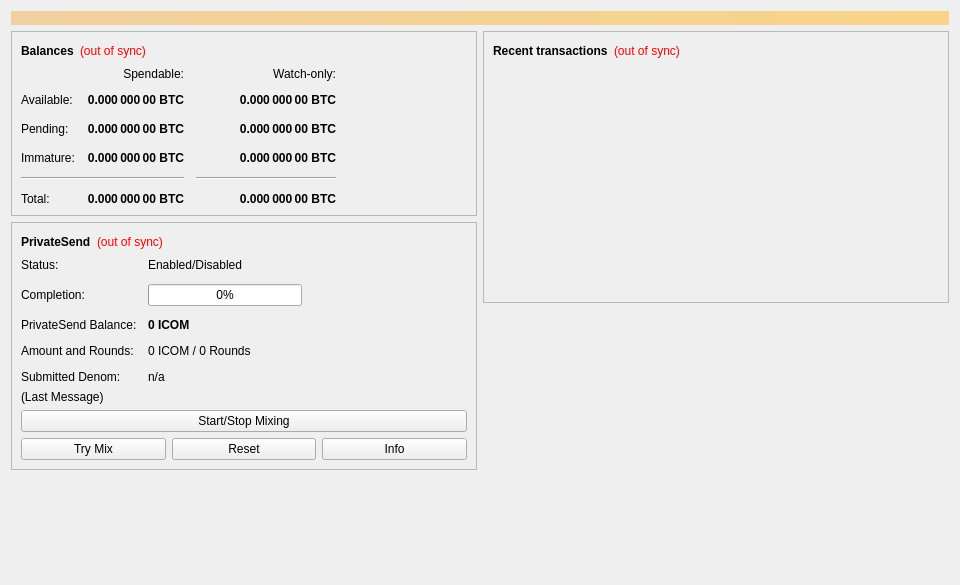
<?xml version="1.0" encoding="UTF-8"?>
<ui version="4.0">
 <class>OverviewPage</class>
 <widget class="QWidget" name="OverviewPage">
  <property name="geometry">
   <rect>
    <x>0</x>
    <y>0</y>
    <width>960</width>
    <height>585</height>
   </rect>
  </property>
  <property name="minimumSize">
   <size>
    <width>960</width>
    <height>0</height>
   </size>
  </property>
  <property name="windowTitle">
   <string>Form</string>
  </property>
  <layout class="QVBoxLayout" name="topLayout">
   <item>
    <widget class="QLabel" name="labelAlerts">
     <property name="visible">
      <bool>false</bool>
     </property>
     <property name="styleSheet">
      <string notr="true">QLabel { background-color: qlineargradient(x1: 0, y1: 0, x2: 1, y2: 0, stop:0 #F0D0A0, stop:1 #F8D488); color:#000000; }</string>
     </property>
     <property name="wordWrap">
      <bool>true</bool>
     </property>
     <property name="margin">
      <number>3</number>
     </property>
     <property name="textInteractionFlags">
      <set>Qt::TextSelectableByMouse</set>
     </property>
    </widget>
   </item>
   <item>
    <layout class="QHBoxLayout" name="horizontalLayout" stretch="1,1">
     <item>
      <layout class="QVBoxLayout" name="verticalLayout_2">
       <item>
        <widget class="QFrame" name="frame">
         <property name="frameShape">
          <enum>QFrame::StyledPanel</enum>
         </property>
         <property name="frameShadow">
          <enum>QFrame::Raised</enum>
         </property>
         <layout class="QVBoxLayout" name="verticalLayout_4">
          <item>
           <layout class="QHBoxLayout" name="horizontalLayout_4">
            <item>
             <widget class="QLabel" name="label_5">
              <property name="font">
               <font>
                <weight>75</weight>
                <bold>true</bold>
               </font>
              </property>
              <property name="text">
               <string>Balances</string>
              </property>
             </widget>
            </item>
            <item>
             <widget class="QLabel" name="labelWalletStatus">
              <property name="toolTip">
               <string>The displayed information may be out of date. Your wallet automatically synchronizes with the IcomTech network after a connection is established, but this process has not completed yet.</string>
              </property>
              <property name="styleSheet">
               <string notr="true">QLabel { color: red; }</string>
              </property>
              <property name="text">
               <string notr="true">(out of sync)</string>
              </property>
              <property name="alignment">
               <set>Qt::AlignLeading|Qt::AlignLeft|Qt::AlignVCenter</set>
              </property>
             </widget>
            </item>
            <item>
             <spacer name="horizontalSpacer_3">
              <property name="orientation">
               <enum>Qt::Horizontal</enum>
              </property>
              <property name="sizeHint" stdset="0">
               <size>
                <width>40</width>
                <height>20</height>
               </size>
              </property>
             </spacer>
            </item>
           </layout>
          </item>
          <item>
           <layout class="QGridLayout" name="gridLayout">
            <property name="spacing">
             <number>12</number>
            </property>
            <item row="2" column="2">
             <widget class="QLabel" name="labelWatchPending">
              <property name="font">
               <font>
                <weight>75</weight>
                <bold>true</bold>
               </font>
              </property>
              <property name="cursor">
               <cursorShape>IBeamCursor</cursorShape>
              </property>
              <property name="toolTip">
               <string>Unconfirmed transactions to watch-only addresses</string>
              </property>
              <property name="text">
               <string notr="true">0.000 000 00 BTC</string>
              </property>
              <property name="alignment">
               <set>Qt::AlignRight|Qt::AlignTrailing|Qt::AlignVCenter</set>
              </property>
              <property name="textInteractionFlags">
               <set>Qt::LinksAccessibleByMouse|Qt::TextSelectableByKeyboard|Qt::TextSelectableByMouse</set>
              </property>
             </widget>
            </item>
            <item row="2" column="1">
             <widget class="QLabel" name="labelUnconfirmed">
              <property name="font">
               <font>
                <weight>75</weight>
                <bold>true</bold>
               </font>
              </property>
              <property name="cursor">
               <cursorShape>IBeamCursor</cursorShape>
              </property>
              <property name="toolTip">
               <string>Total of transactions that have yet to be confirmed, and do not yet count toward the spendable balance</string>
              </property>
              <property name="text">
               <string notr="true">0.000 000 00 BTC</string>
              </property>
              <property name="alignment">
               <set>Qt::AlignRight|Qt::AlignTrailing|Qt::AlignVCenter</set>
              </property>
              <property name="textInteractionFlags">
               <set>Qt::LinksAccessibleByMouse|Qt::TextSelectableByKeyboard|Qt::TextSelectableByMouse</set>
              </property>
             </widget>
            </item>
            <item row="3" column="2">
             <widget class="QLabel" name="labelWatchImmature">
              <property name="font">
               <font>
                <weight>75</weight>
                <bold>true</bold>
               </font>
              </property>
              <property name="cursor">
               <cursorShape>IBeamCursor</cursorShape>
              </property>
              <property name="toolTip">
               <string>Mined balance in watch-only addresses that has not yet matured</string>
              </property>
              <property name="text">
               <string notr="true">0.000 000 00 BTC</string>
              </property>
              <property name="alignment">
               <set>Qt::AlignRight|Qt::AlignTrailing|Qt::AlignVCenter</set>
              </property>
              <property name="textInteractionFlags">
               <set>Qt::LinksAccessibleByMouse|Qt::TextSelectableByKeyboard|Qt::TextSelectableByMouse</set>
              </property>
             </widget>
            </item>
            <item row="4" column="0" colspan="2">
             <widget class="Line" name="lineSpendableBalance">
              <property name="orientation">
               <enum>Qt::Horizontal</enum>
              </property>
             </widget>
            </item>
            <item row="4" column="2">
             <widget class="Line" name="lineWatchBalance">
              <property name="sizePolicy">
               <sizepolicy hsizetype="Preferred" vsizetype="Fixed">
                <horstretch>0</horstretch>
                <verstretch>0</verstretch>
               </sizepolicy>
              </property>
              <property name="minimumSize">
               <size>
                <width>140</width>
                <height>0</height>
               </size>
              </property>
              <property name="orientation">
               <enum>Qt::Horizontal</enum>
              </property>
             </widget>
            </item>
            <item row="5" column="0">
             <widget class="QLabel" name="labelTotalText">
              <property name="text">
               <string>Total:</string>
              </property>
             </widget>
            </item>
            <item row="3" column="1">
             <widget class="QLabel" name="labelImmature">
              <property name="font">
               <font>
                <weight>75</weight>
                <bold>true</bold>
               </font>
              </property>
              <property name="cursor">
               <cursorShape>IBeamCursor</cursorShape>
              </property>
              <property name="toolTip">
               <string>Mined balance that has not yet matured</string>
              </property>
              <property name="text">
               <string notr="true">0.000 000 00 BTC</string>
              </property>
              <property name="alignment">
               <set>Qt::AlignRight|Qt::AlignTrailing|Qt::AlignVCenter</set>
              </property>
              <property name="textInteractionFlags">
               <set>Qt::LinksAccessibleByMouse|Qt::TextSelectableByKeyboard|Qt::TextSelectableByMouse</set>
              </property>
             </widget>
            </item>
            <item row="2" column="3">
             <spacer name="horizontalSpacer_2">
              <property name="orientation">
               <enum>Qt::Horizontal</enum>
              </property>
              <property name="sizeHint" stdset="0">
               <size>
                <width>40</width>
                <height>20</height>
               </size>
              </property>
             </spacer>
            </item>
            <item row="3" column="0">
             <widget class="QLabel" name="labelImmatureText">
              <property name="text">
               <string>Immature:</string>
              </property>
             </widget>
            </item>
            <item row="5" column="1">
             <widget class="QLabel" name="labelTotal">
              <property name="font">
               <font>
                <weight>75</weight>
                <bold>true</bold>
               </font>
              </property>
              <property name="cursor">
               <cursorShape>IBeamCursor</cursorShape>
              </property>
              <property name="toolTip">
               <string>Your current total balance</string>
              </property>
              <property name="text">
               <string notr="true">0.000 000 00 BTC</string>
              </property>
              <property name="alignment">
               <set>Qt::AlignRight|Qt::AlignTrailing|Qt::AlignVCenter</set>
              </property>
              <property name="textInteractionFlags">
               <set>Qt::LinksAccessibleByMouse|Qt::TextSelectableByKeyboard|Qt::TextSelectableByMouse</set>
              </property>
             </widget>
            </item>
            <item row="5" column="2">
             <widget class="QLabel" name="labelWatchTotal">
              <property name="font">
               <font>
                <weight>75</weight>
                <bold>true</bold>
               </font>
              </property>
              <property name="cursor">
               <cursorShape>IBeamCursor</cursorShape>
              </property>
              <property name="toolTip">
               <string>Current total balance in watch-only addresses</string>
              </property>
              <property name="text">
               <string notr="true">0.000 000 00 BTC</string>
              </property>
              <property name="alignment">
               <set>Qt::AlignRight|Qt::AlignTrailing|Qt::AlignVCenter</set>
              </property>
              <property name="textInteractionFlags">
               <set>Qt::LinksAccessibleByMouse|Qt::TextSelectableByKeyboard|Qt::TextSelectableByMouse</set>
              </property>
             </widget>
            </item>
            <item row="0" column="2">
             <widget class="QLabel" name="labelWatchonly">
              <property name="text">
               <string>Watch-only:</string>
              </property>
              <property name="alignment">
               <set>Qt::AlignRight|Qt::AlignTrailing|Qt::AlignVCenter</set>
              </property>
             </widget>
            </item>
            <item row="1" column="0">
             <widget class="QLabel" name="labelBalanceText">
              <property name="text">
               <string>Available:</string>
              </property>
             </widget>
            </item>
            <item row="1" column="1">
             <widget class="QLabel" name="labelBalance">
              <property name="font">
               <font>
                <weight>75</weight>
                <bold>true</bold>
               </font>
              </property>
              <property name="cursor">
               <cursorShape>IBeamCursor</cursorShape>
              </property>
              <property name="toolTip">
               <string>Your current spendable balance</string>
              </property>
              <property name="text">
               <string notr="true">0.000 000 00 BTC</string>
              </property>
              <property name="alignment">
               <set>Qt::AlignRight|Qt::AlignTrailing|Qt::AlignVCenter</set>
              </property>
              <property name="textInteractionFlags">
               <set>Qt::LinksAccessibleByMouse|Qt::TextSelectableByKeyboard|Qt::TextSelectableByMouse</set>
              </property>
             </widget>
            </item>
            <item row="1" column="2">
             <widget class="QLabel" name="labelWatchAvailable">
              <property name="font">
               <font>
                <weight>75</weight>
                <bold>true</bold>
               </font>
              </property>
              <property name="cursor">
               <cursorShape>IBeamCursor</cursorShape>
              </property>
              <property name="toolTip">
               <string>Your current balance in watch-only addresses</string>
              </property>
              <property name="text">
               <string notr="true">0.000 000 00 BTC</string>
              </property>
              <property name="alignment">
               <set>Qt::AlignRight|Qt::AlignTrailing|Qt::AlignVCenter</set>
              </property>
              <property name="textInteractionFlags">
               <set>Qt::LinksAccessibleByMouse|Qt::TextSelectableByKeyboard|Qt::TextSelectableByMouse</set>
              </property>
             </widget>
            </item>
            <item row="2" column="0">
             <widget class="QLabel" name="labelPendingText">
              <property name="text">
               <string>Pending:</string>
              </property>
             </widget>
            </item>
            <item row="0" column="1">
             <widget class="QLabel" name="labelSpendable">
              <property name="text">
               <string>Spendable:</string>
              </property>
              <property name="alignment">
               <set>Qt::AlignRight|Qt::AlignTrailing|Qt::AlignVCenter</set>
              </property>
             </widget>
            </item>
           </layout>
          </item>
         </layout>
        </widget>
       </item>
       <item>
        <widget class="QFrame" name="framePrivateSend">
         <property name="layoutDirection">
          <enum>Qt::LeftToRight</enum>
         </property>
         <property name="frameShape">
          <enum>QFrame::StyledPanel</enum>
         </property>
         <property name="frameShadow">
          <enum>QFrame::Raised</enum>
         </property>
         <layout class="QVBoxLayout" name="VerticalLayout_PS1">
          <item>
           <layout class="QHBoxLayout" name="horizontalLayout_5">
            <item>
             <widget class="QLabel" name="labelPrivateSendHeader">
              <property name="font">
               <font>
                <weight>75</weight>
                <bold>true</bold>
               </font>
              </property>
              <property name="text">
               <string>PrivateSend</string>
              </property>
             </widget>
            </item>
            <item>
             <widget class="QLabel" name="labelPrivateSendSyncStatus">
              <property name="toolTip">
               <string>The displayed information may be out of date. Your wallet automatically synchronizes with the IcomTech network after a connection is established, but this process has not completed yet.</string>
              </property>
              <property name="styleSheet">
               <string notr="true">QLabel { color: red; }</string>
              </property>
              <property name="text">
               <string notr="true">(out of sync)</string>
              </property>
              <property name="alignment">
               <set>Qt::AlignLeading|Qt::AlignLeft|Qt::AlignVCenter</set>
              </property>
             </widget>
            </item>
            <item>
             <spacer name="horizontalSpacer_4">
              <property name="orientation">
               <enum>Qt::Horizontal</enum>
              </property>
              <property name="sizeHint" stdset="0">
               <size>
                <width>40</width>
                <height>20</height>
               </size>
              </property>
             </spacer>
            </item>
           </layout>
          </item>
          <item>
           <layout class="QFormLayout" name="privateSendFormLayout">
            <property name="fieldGrowthPolicy">
             <enum>QFormLayout::AllNonFixedFieldsGrow</enum>
            </property>
            <property name="horizontalSpacing">
             <number>11</number>
            </property>
            <property name="verticalSpacing">
             <number>12</number>
            </property>
            <item row="0" column="0">
             <widget class="QLabel" name="labelPrivateSendEnabledText">
              <property name="text">
               <string>Status:</string>
              </property>
             </widget>
            </item>
            <item row="0" column="1">
             <widget class="QLabel" name="labelPrivateSendEnabled">
              <property name="text">
               <string>Enabled/Disabled</string>
              </property>
             </widget>
            </item>
            <item row="1" column="0">
             <widget class="QLabel" name="labelCompletitionText">
              <property name="text">
               <string>Completion:</string>
              </property>
             </widget>
            </item>
            <item row="1" column="1">
             <widget class="QProgressBar" name="privateSendProgress">
              <property name="maximumSize">
               <size>
                <width>154</width>
                <height>16777215</height>
               </size>
              </property>
              <property name="value">
               <number>0</number>
              </property>
             </widget>
            </item>
            <item row="2" column="0">
             <widget class="QLabel" name="labelAnonymizedText">
              <property name="text">
               <string>PrivateSend Balance:</string>
              </property>
             </widget>
            </item>
            <item row="2" column="1">
             <widget class="QLabel" name="labelAnonymized">
              <property name="font">
               <font>
                <weight>75</weight>
                <bold>true</bold>
               </font>
              </property>
              <property name="text">
               <string notr="true">0 ICOM</string>
              </property>
             </widget>
            </item>
            <item row="3" column="0">
             <widget class="QLabel" name="labelAmountAndRoundsText">
              <property name="text">
               <string>Amount and Rounds:</string>
              </property>
             </widget>
            </item>
            <item row="3" column="1">
             <widget class="QLabel" name="labelAmountRounds">
              <property name="text">
               <string>0 ICOM / 0 Rounds</string>
              </property>
             </widget>
            </item>
            <item row="4" column="0">
             <widget class="QLabel" name="labelSubmittedDenomText">
              <property name="text">
               <string>Submitted Denom:</string>
              </property>
             </widget>
            </item>
            <item row="4" column="1">
             <widget class="QLabel" name="labelSubmittedDenom">
              <property name="toolTip">
               <string>The denominations you submitted to the Masternode.&lt;br&gt;To mix, other users must submit the exact same denominations.</string>
              </property>
              <property name="text">
               <string>n/a</string>
              </property>
             </widget>
            </item>
           </layout>
          </item>
          <item>
           <layout class="QVBoxLayout" name="VerticalLayout_PS">
            <item>
             <widget class="QLabel" name="labelPrivateSendLastMessage">
              <property name="text">
               <string>(Last Message)</string>
              </property>
              <property name="alignment">
               <set>Qt::AlignLeading|Qt::AlignLeft|Qt::AlignTop</set>
              </property>
              <property name="wordWrap">
               <bool>true</bool>
              </property>
             </widget>
            </item>
            <item>
             <widget class="QPushButton" name="togglePrivateSend">
              <property name="sizePolicy">
               <sizepolicy hsizetype="MinimumExpanding" vsizetype="Fixed">
                <horstretch>0</horstretch>
                <verstretch>0</verstretch>
               </sizepolicy>
              </property>
              <property name="text">
               <string>Start/Stop Mixing</string>
              </property>
             </widget>
            </item>
            <item>
             <layout class="QHBoxLayout" name="horizontalLayout_debugbuttons">
              <item>
               <widget class="QPushButton" name="privateSendAuto">
                <property name="sizePolicy">
                 <sizepolicy hsizetype="MinimumExpanding" vsizetype="Fixed">
                  <horstretch>0</horstretch>
                  <verstretch>0</verstretch>
                 </sizepolicy>
                </property>
                <property name="toolTip">
                 <string>Try to manually submit a PrivateSend request.</string>
                </property>
                <property name="text">
                 <string>Try Mix</string>
                </property>
               </widget>
              </item>
              <item>
               <widget class="QPushButton" name="privateSendReset">
                <property name="sizePolicy">
                 <sizepolicy hsizetype="MinimumExpanding" vsizetype="Fixed">
                  <horstretch>0</horstretch>
                  <verstretch>0</verstretch>
                 </sizepolicy>
                </property>
                <property name="toolTip">
                 <string>Reset the current status of PrivateSend (can interrupt PrivateSend if it's in the process of Mixing, which can cost you money!)</string>
                </property>
                <property name="autoFillBackground">
                 <bool>false</bool>
                </property>
                <property name="text">
                 <string>Reset</string>
                </property>
               </widget>
              </item>
              <item>
               <widget class="QPushButton" name="privateSendInfo">
                <property name="sizePolicy">
                 <sizepolicy hsizetype="MinimumExpanding" vsizetype="Fixed">
                  <horstretch>0</horstretch>
                  <verstretch>0</verstretch>
                 </sizepolicy>
                </property>
                <property name="toolTip">
                 <string>Information about PrivateSend and Mixing</string>
                </property>
                <property name="text">
                 <string>Info</string>
                </property>
               </widget>
              </item>
             </layout>
            </item>
           </layout>
          </item>
         </layout>
        </widget>
       </item>
       <item>
        <spacer name="verticalSpacer">
         <property name="orientation">
          <enum>Qt::Vertical</enum>
         </property>
         <property name="sizeHint" stdset="0">
          <size>
           <width>20</width>
           <height>40</height>
          </size>
         </property>
        </spacer>
       </item>
      </layout>
     </item>
     <item>
      <layout class="QVBoxLayout" name="verticalLayout_3">
       <item>
        <widget class="QFrame" name="frame_2">
         <property name="frameShape">
          <enum>QFrame::StyledPanel</enum>
         </property>
         <property name="frameShadow">
          <enum>QFrame::Raised</enum>
         </property>
         <layout class="QVBoxLayout" name="verticalLayout">
          <item>
           <layout class="QHBoxLayout" name="horizontalLayout_2">
            <item>
             <widget class="QLabel" name="label_4">
              <property name="font">
               <font>
                <weight>75</weight>
                <bold>true</bold>
               </font>
              </property>
              <property name="text">
               <string>Recent transactions</string>
              </property>
             </widget>
            </item>
            <item>
             <widget class="QLabel" name="labelTransactionsStatus">
              <property name="toolTip">
               <string>The displayed information may be out of date. Your wallet automatically synchronizes with the IcomTech network after a connection is established, but this process has not completed yet.</string>
              </property>
              <property name="styleSheet">
               <string notr="true">QLabel { color: red; }</string>
              </property>
              <property name="text">
               <string notr="true">(out of sync)</string>
              </property>
              <property name="alignment">
               <set>Qt::AlignLeading|Qt::AlignLeft|Qt::AlignVCenter</set>
              </property>
             </widget>
            </item>
            <item>
             <spacer name="horizontalSpacer">
              <property name="orientation">
               <enum>Qt::Horizontal</enum>
              </property>
              <property name="sizeHint" stdset="0">
               <size>
                <width>40</width>
                <height>20</height>
               </size>
              </property>
             </spacer>
            </item>
           </layout>
          </item>
          <item>
           <widget class="QListView" name="listTransactions">
            <property name="styleSheet">
             <string notr="true">QListView { background: transparent; }</string>
            </property>
            <property name="frameShape">
             <enum>QFrame::NoFrame</enum>
            </property>
            <property name="verticalScrollBarPolicy">
             <enum>Qt::ScrollBarAlwaysOff</enum>
            </property>
            <property name="horizontalScrollBarPolicy">
             <enum>Qt::ScrollBarAlwaysOff</enum>
            </property>
            <property name="selectionMode">
             <enum>QAbstractItemView::NoSelection</enum>
            </property>
           </widget>
          </item>
         </layout>
        </widget>
       </item>
       <item>
        <spacer name="verticalSpacer_2">
         <property name="orientation">
          <enum>Qt::Vertical</enum>
         </property>
         <property name="sizeHint" stdset="0">
          <size>
           <width>20</width>
           <height>40</height>
          </size>
         </property>
        </spacer>
       </item>
      </layout>
     </item>
    </layout>
   </item>
  </layout>
 </widget>
 <resources/>
 <connections/>
</ui>
